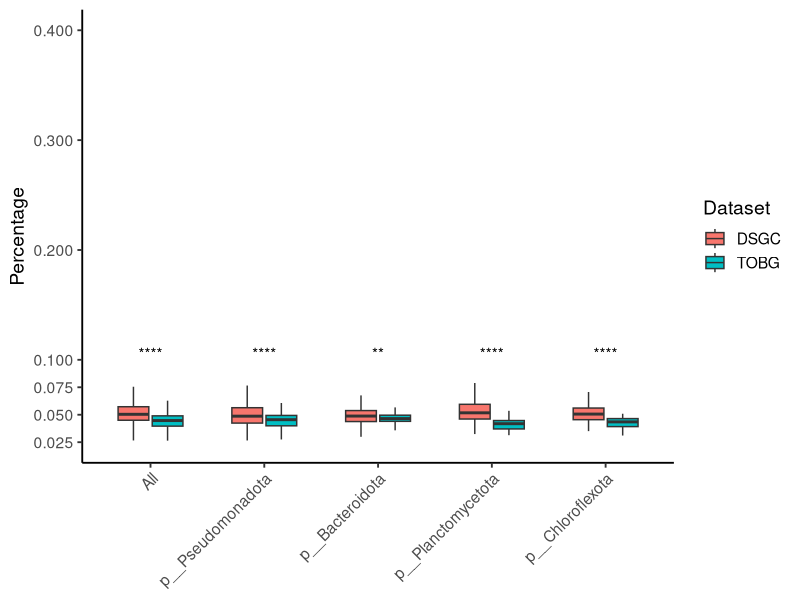

R code for this plot:
library(ggplot2)
library(ggpubr)
dat <- read.table("FigS2c.MAG_COG-L_stat.txt", header = TRUE, sep = "\t")

count_mag <- with(dat, table(Phylumn, Dataset))
ord <- order(count_mag[, 2], decreasing = TRUE)
count_mag <- count_mag[ord, ]
write.table(count_mag, file = "FigS2c.HQ-MAGs_by_phylum.txt", sep = "\t", quote = FALSE)

min_per_phylum <- apply(count_mag, 1, min)
keep_phy <- names(min_per_phylum)[min_per_phylum > 20]
keep_phy <- keep_phy[order(min_per_phylum[keep_phy], decreasing = TRUE)]

plot_df <- data.frame(Dataset = dat$Dataset, value = dat$Percentage, group = "All")
for (phy in keep_phy) {
  sub <- dat[dat$Phylumn == phy, ]
  plot_df <- rbind(plot_df, data.frame(Dataset = sub$Dataset, value = sub$Percentage, group = phy))
}
plot_df$group <- factor(plot_df$group, levels = c("All", keep_phy))

my_comp <- list(c("DSGC","TOBG"))

p <- ggplot(plot_df, aes(x = group, y = value, fill = Dataset)) +
  geom_boxplot(outlier.shape = NA, width = 0.6) +
  scale_y_continuous(limits=c(0.025,0.4),breaks=c(0.025,0.05,0.075,0.1,0.2,0.3,0.4)) + #the maximum value was 0.31, and was an outlier.
  stat_compare_means(aes(group = Dataset),label = "p.signif",label.y = 0.1)+
  labs(x = NULL, y = "Percentage") +
  theme_classic(base_size = 14) +
  theme(axis.text.x = element_text(angle = 45, hjust = 1))
pdf("FigS2c.pdf",w=12,h=12)
p
dev.off()
